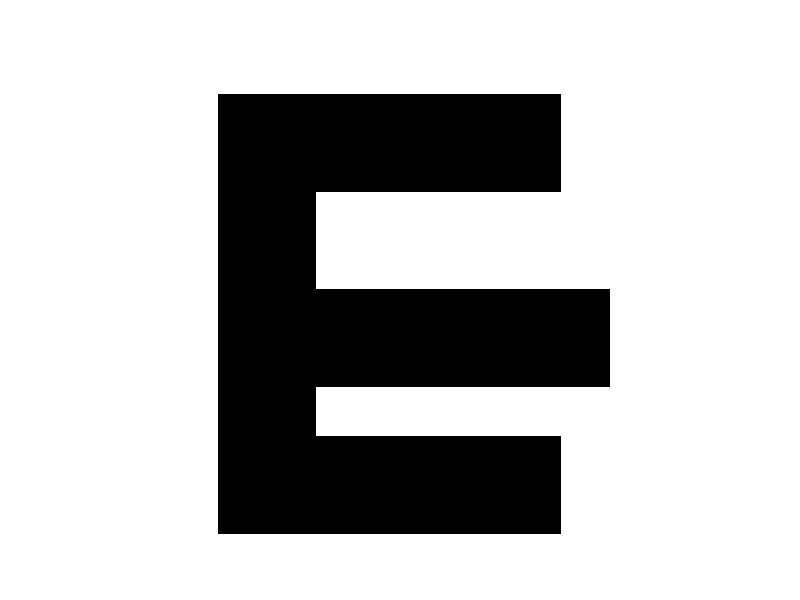

Recreate this plot in MATLAB. (Note: this script raises an error after producing the figure.)
clear;
clc;
A =[1,1,1,1,1,1,1,1,1,1;
    1,0,0,0,0,0,0,0,1,1;
    1,0,0,0,0,0,0,0,1,1;
    1,0,0,1,1,1,1,1,1,1;
    1,0,0,1,1,1,1,1,1,1;
    1,0,0,0,0,0,0,0,0,1;
    1,0,0,0,0,0,0,0,0,1;
    1,0,0,1,1,1,1,1,1,1;
    1,0,0,0,0,0,0,0,1,1;
    1,0,0,0,0,0,0,0,1,1];

A1 =[nan,1,nan,1,nan,nan,nan,1,nan,nan;
    nan,nan,nan,nan,nan,0,nan,0,1,nan;
    1,nan,0,nan,nan,0,nan,0,nan,1;
    1,0,nan,1,nan,nan,nan,1,nan,1;
    nan,0,nan,nan,1,nan,1,nan,nan,1;
    nan,nan,nan,0,nan,nan,nan,0,nan,1;
    1,nan,0,nan,0,nan,nan,0,nan,nan;
    nan,0,nan,1,nan,1,nan,nan,1,1;
    1,nan,0,nan,nan,nan,0,nan,1,nan;
    1,nan,0,nan,nan,nan,0,nan,nan,1]

figure(1),imshow(A);
a1=sum(A,2)

[sx,sy]=size(A);
M=[]
r=0;
h=1;
l=1;
for i=1:sx %extracting pixel coordinates of the training samples
    for j=1:sy
        if (A1(i,j)==0 || A1(i,j)==1)
            Y(h,1) = i;
            Y(h,2) = j;
            h=h+1
        end
    end
end

[x1,y1]=size(Y);

for i=1:x1 %converting the obtained pixel valus to unary coding and storing the corresponding hidden neuron 
    K{i,1}=concat(Y(i,1),Y(i,2)); %convert to unary code
    K{i,2}=A1(Y(i,1),Y(i,2)); %store the corresponding pixel input
    Val(i,1)=K{i,2}; 
end
t=1;
for i=1:sx %extract all the probe vectors pixel coordinates to be sent for testing
    for j=1:sy
        if (A(i,j)==0 || A(i,j)==1) 
            Mat(t,1) = i;
            Mat(t,2) = j;
            t=t+1;
        end
    end
end

[x2,y2]=size(Mat);

for i=1:x2 %convert all the extracted pixel coordinates to unary code
    Test{i,1}=concat(Mat(i,1),Mat(i,2));
end



for i=1:x1
    Ele=K{i,1};
    for h=1:numel(Ele)-1
                if Ele(1,h)==0
                      Ele(1,h)=-1;
                end
                s = sum(Ele(:) == 1);
                Ele(1,numel(Ele))=r-s+1;
    end
    K{i,3}=Ele;
end
a=size(Test,1);
b=size(K,1);
for i=1:a
    for j=1:b
        New(i,j)=Test{i,1}*K{j,3}';
        if New(i,j)>0
            New(i,j)=1;
        else
            New(i,j)=0;
        end
    end
end


NewVal=New*Val;
for i=1:size(NewVal,1)
    if NewVal(i,1)>0
        Mat(i,3)=1;
    else
        Mat(i,3)=0;
    end
end

for i=1:size(Mat,1)
    final(Mat(i,1),Mat(i,2))=Mat(i,3)
end
count=0;
for i=1:size(final,1)
    for j=1:size(final,2)
        if (final(i,j)~=A(i,j))
            count=count+1
        end
    end
end

figure(2),imshow(final);


% Neu=New';

% for i=1:size(Neu,2)
%     

% for i=1:sx
    

function ct=concat(a,b)
A =[1,1,1,1,1,1,1,1,1,1;
    1,0,0,0,0,0,0,0,1,1;
    1,0,0,0,0,0,0,0,1,1;
    1,0,0,1,1,1,1,1,1,1;
    1,0,0,1,1,1,1,1,1,1;
    1,0,0,0,0,0,0,0,0,1;
    1,0,0,0,0,0,0,0,0,1;
    1,0,0,1,1,1,1,1,1,1;
    1,0,0,0,0,0,0,0,1,1;
    1,0,0,0,0,0,0,0,1,1];

    [sx,sy]=size(A)
    u=ones(1,a)
    v= zeros(1,sx-numel(u));
    ct1 = cat(2,v,u)
    u1=ones(1,b)
    v1= zeros(1,sy-numel(u1));
    ct2 = cat(2,v1,u1)
    ct3 = cat(2,ct1,ct2)
    b=ones(1);
    ct= cat(2,ct3,b)
end

